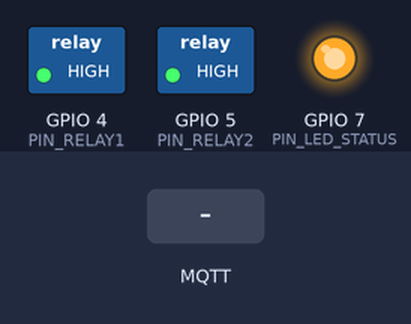
Simulated run of this sketch. Board: ESP32-C3. Shown: switched loads named in the sketch (green lamp = pin HIGH), output pins drawn as LEDs (lit = HIGH). The test bench sets the inputs (shaded band). WiFi joins after 1.5 s; servers stay silent unless stated; no MQTT or app messages arrive unless stated; what the sketch prints to the serial monitor is not drawn.

Above: at 2.7 s.
2.8 s: MQTT message "ON" arrives on the first subscribed topic
At 3.2 s:
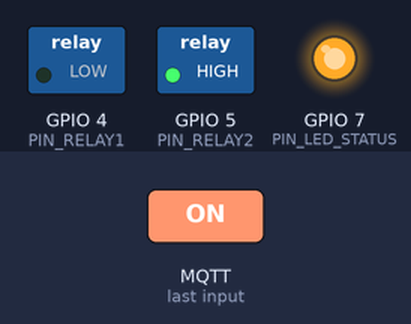
4.3 s: MQTT message "on" arrives on the second subscribed topic
At 5.5 s:
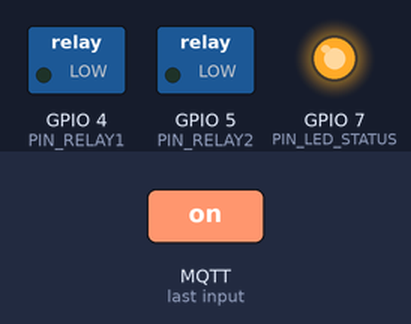
5.8 s: MQTT message "1" arrives on the first subscribed topic
At 6.7 s:
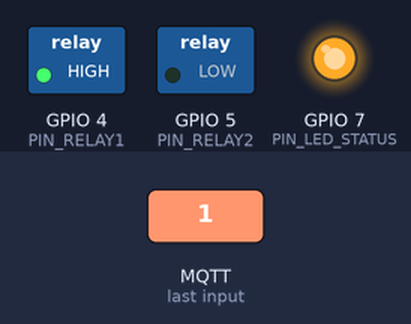
7.3 s: MQTT message "on" arrives on the first subscribed topic
At 7.8 s:
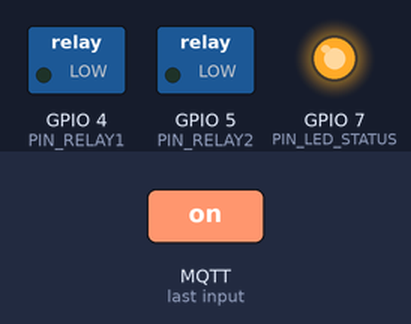
8.8 s: MQTT message "0" arrives on the first subscribed topic
At 10.2 s:
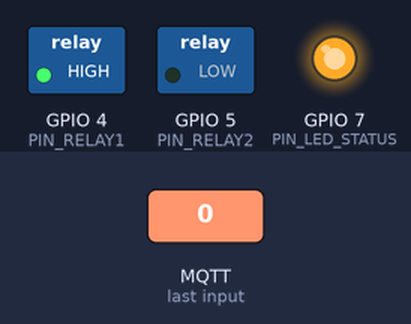
Timing chart, 0 to 11.3 s (numbered marks = the images above; inputs shaded):
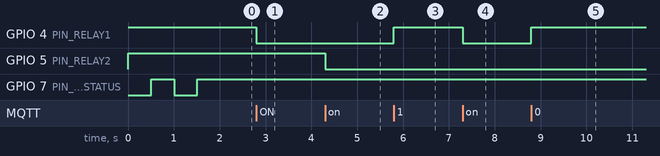

The sketch:

esp32_3_relays.ino
```cpp
/**
 * PROJECT: SMART HOME IOT - 4 NODES SETUP
 * ESP32 SỐ 3: TRẠM ĐÓNG NGẮT 2 RELAY CÔNG SUẤT (ACTUATOR STATION)
 *
 * ĐI DÂY:
 * - Relay 1 IN: GPIO 4 (Nguồn VCC nối 5V/VIN, GND nối GND)
 * - Relay 2 IN: GPIO 5 (Nguồn VCC nối 5V/VIN, GND nối GND)
 * - LED Báo mạng: GPIO 7
 */

#include <WiFi.h>
#include <PubSubClient.h>

const char* WIFI_SSID     = "YOUR_WIFI_SSID";
const char* WIFI_PASSWORD = "YOUR_WIFI_PASSWORD";
const char* MQTT_BROKER   = "192.168.1.100";
const int   MQTT_PORT     = 1883;
const char* CLIENT_ID     = "ESP32C3_03_Dual_Relays";

#define PIN_RELAY1      4
#define PIN_RELAY2      5
#define PIN_LED_STATUS  7
#define RELAY_ACTIVE_LOW true

const char* TOPIC_STATUS        = "home/device/relays/status";
const char* TOPIC_RELAY1_CMD    = "home/device/relay1/command";
const char* TOPIC_RELAY1_STATE  = "home/device/relay1/state";
const char* TOPIC_RELAY2_CMD    = "home/device/relay2/command";
const char* TOPIC_RELAY2_STATE  = "home/device/relay2/state";

WiFiClient espClient;
PubSubClient mqttClient(espClient);

bool state1 = false;
bool state2 = false;

void setRelay1(bool s) {
  state1 = s;
  digitalWrite(PIN_RELAY1, RELAY_ACTIVE_LOW ? (s ? LOW : HIGH) : (s ? HIGH : LOW));
  mqttClient.publish(TOPIC_RELAY1_STATE, s ? "ON" : "OFF", true);
  Serial.printf("[ESP32 #3] Relay 1: %s\n", s ? "ON" : "OFF");
}

void setRelay2(bool s) {
  state2 = s;
  digitalWrite(PIN_RELAY2, RELAY_ACTIVE_LOW ? (s ? LOW : HIGH) : (s ? HIGH : LOW));
  mqttClient.publish(TOPIC_RELAY2_STATE, s ? "ON" : "OFF", true);
  Serial.printf("[ESP32 #3] Relay 2: %s\n", s ? "ON" : "OFF");
}

void mqttCallback(char* topic, byte* payload, unsigned int length) {
  String msg = "";
  for (unsigned int i = 0; i < length; i++) msg += (char)payload[i];
  msg.trim();
  Serial.printf("[MQTT RX] [%s]: %s\n", topic, msg.c_str());

  if (String(topic) == TOPIC_RELAY1_CMD) {
    setRelay1(msg.equalsIgnoreCase("ON"));
  } else if (String(topic) == TOPIC_RELAY2_CMD) {
    setRelay2(msg.equalsIgnoreCase("ON"));
  }
}

void setupWiFi() {
  Serial.printf("\n[ESP32 #3] Đang kết nối WiFi: %s\n", WIFI_SSID);
  WiFi.mode(WIFI_STA);
  WiFi.begin(WIFI_SSID, WIFI_PASSWORD);
  while (WiFi.status() != WL_CONNECTED) {
    delay(500);
    digitalWrite(PIN_LED_STATUS, !digitalRead(PIN_LED_STATUS));
    Serial.print(".");
  }
  digitalWrite(PIN_LED_STATUS, HIGH);
  Serial.printf("\n[WiFi] Đã kết nối! IP: %s\n", WiFi.localIP().toString().c_str());
}

void reconnectMQTT() {
  while (!mqttClient.connected()) {
    Serial.print("[MQTT] Đang kết nối Broker... ");
    if (mqttClient.connect(CLIENT_ID, TOPIC_STATUS, 1, true, "offline")) {
      Serial.println("Thành công!");
      digitalWrite(PIN_LED_STATUS, HIGH);
      mqttClient.publish(TOPIC_STATUS, "online", true);
      mqttClient.subscribe(TOPIC_RELAY1_CMD);
      mqttClient.subscribe(TOPIC_RELAY2_CMD);
      mqttClient.publish(TOPIC_RELAY1_STATE, state1 ? "ON" : "OFF", true);
      mqttClient.publish(TOPIC_RELAY2_STATE, state2 ? "ON" : "OFF", true);
    } else {
      Serial.printf("Thất bại (rc=%d), thử lại sau 5s...\n", mqttClient.state());
      digitalWrite(PIN_LED_STATUS, LOW);
      delay(5000);
    }
  }
}

void setup() {
  Serial.begin(115200);
  pinMode(PIN_RELAY1, OUTPUT);
  pinMode(PIN_RELAY2, OUTPUT);
  pinMode(PIN_LED_STATUS, OUTPUT);

  setRelay1(false);
  setRelay2(false);

  setupWiFi();
  mqttClient.setServer(MQTT_BROKER, MQTT_PORT);
  mqttClient.setCallback(mqttCallback);
}

void loop() {
  if (WiFi.status() != WL_CONNECTED) setupWiFi();
  if (!mqttClient.connected()) reconnectMQTT();
  mqttClient.loop();
}
```

Measured:
- after the input at 2.8 s, GPIO 4 (PIN_RELAY1): HIGH → LOW at once
- after the input at 4.3 s, GPIO 5 (PIN_RELAY2): HIGH → LOW at once
- after the input at 5.8 s, GPIO 4 (PIN_RELAY1): LOW → HIGH at once
- after the input at 7.3 s, GPIO 4 (PIN_RELAY1): HIGH → LOW at once
- after the input at 8.8 s, GPIO 4 (PIN_RELAY1): LOW → HIGH at once
